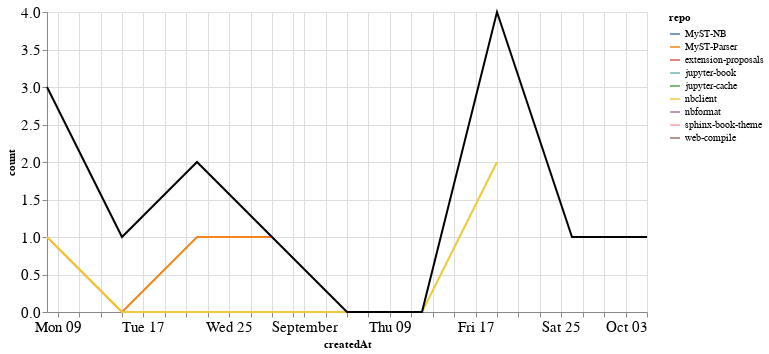

Write notebook code for a chart like this one.
### Markdown cell above
### PRs

### Code cell
prs_time = prs.groupby('repo').resample('W', on='createdAt').count()['author'].reset_index()
prs_time = prs_time.rename(columns={'author': 'count'})
prs_time_total = prs_time.groupby('createdAt').agg({"count": "sum"}).reset_index()

ch1 = alt.Chart(prs_time, width=600).mark_line().encode(
    x='createdAt',
    y='count',
    color='repo',
    tooltip="repo"
)

ch2 = alt.Chart(prs_time_total, width=600).mark_line(color="black").encode(
    x='createdAt',
    y='count',
)

ch1 + ch2

### Figure 1 — Vega-Lite specification as saved in the notebook (floating-point values rounded to 4 significant figures)
{"config": {"axisLeft": {"labelFontSize": 15}, "axisBottom": {"labelFontSize": 15}}, "layer": [{"data": {"name": "data-038b48550ac2b1f1a24cdb1ac69b65f3"}, "mark": "line", "encoding": {"color": {"type": "nominal", "field": "repo"}, "tooltip": {"type": "nominal", "field": "repo"}, "x": {"type": "temporal", "field": "createdAt"}, "y": {"type": "quantitative", "field": "count"}}, "width": 600}, {"data": {"name": "data-8f20cb0768fc19fd9f98ebfcf5807892"}, "mark": {"type": "line", "color": "black"}, "encoding": {"x": {"type": "temporal", "field": "createdAt"}, "y": {"type": "quantitative", "field": "count"}}, "width": 600}], "$schema": "https://vega.github.io/schema/vega-lite/v4.8.1.json", "datasets": {"data-038b48550ac2b1f1a24cdb1ac69b65f3": [{"repo": "MyST-NB", "createdAt": "2021-10-03T00:00:00", "count": 1}, {"repo": "MyST-Parser", "createdAt": "2021-08-08T00:00:00", "count": 1}, {"repo": "MyST-Parser", "createdAt": "2021-08-15T00:00:00", "count": 0}, {"repo": "MyST-Parser", "createdAt": "2021-08-22T00:00:00", "count": 1}, {"repo": "MyST-Parser", "createdAt": "2021-08-29T00:00:00", "count": 1}, {"repo": "extension-proposals", "createdAt": "2021-09-19T00:00:00", "count": 1}, {"repo": "jupyter-book", "createdAt": "2021-08-15T00:00:00", "count": 1}, {"repo": "jupyter-cache", "createdAt": "2021-08-08T00:00:00", "count": 1}, {"repo": "nbclient", "createdAt": "2021-08-08T00:00:00", "count": 1}, {"repo": "nbclient", "createdAt": "2021-08-15T00:00:00", "count": 0}, {"repo": "nbclient", "createdAt": "2021-08-22T00:00:00", "count": 0}, {"repo": "nbclient", "createdAt": "2021-08-29T00:00:00", "count": 0}, {"repo": "nbclient", "createdAt": "2021-09-05T00:00:00", "count": 0}, {"repo": "nbclient", "createdAt": "2021-09-12T00:00:00", "count": 0}, {"repo": "nbclient", "createdAt": "2021-09-19T00:00:00", "count": 2}, {"repo": "nbformat", "createdAt": "2021-09-19T00:00:00", "count": 1}, {"repo": "sphinx-book-theme", "createdAt": "2021-08-22T00:00:00", "count": 1}, {"repo": "web-compile", "createdAt": "2021-09-26T00:00:00", "count": 1}], "data-8f20cb0768fc19fd9f98ebfcf5807892": [{"createdAt": "2021-08-08T00:00:00", "count": 3}, {"createdAt": "2021-08-15T00:00:00", "count": 1}, {"createdAt": "2021-08-22T00:00:00", "count": 2}, {"createdAt": "2021-08-29T00:00:00", "count": 1}, {"createdAt": "2021-09-05T00:00:00", "count": 0}, {"createdAt": "2021-09-12T00:00:00", "count": 0}, {"createdAt": "2021-09-19T00:00:00", "count": 4}, {"createdAt": "2021-09-26T00:00:00", "count": 1}, {"createdAt": "2021-10-03T00:00:00", "count": 1}]}}
